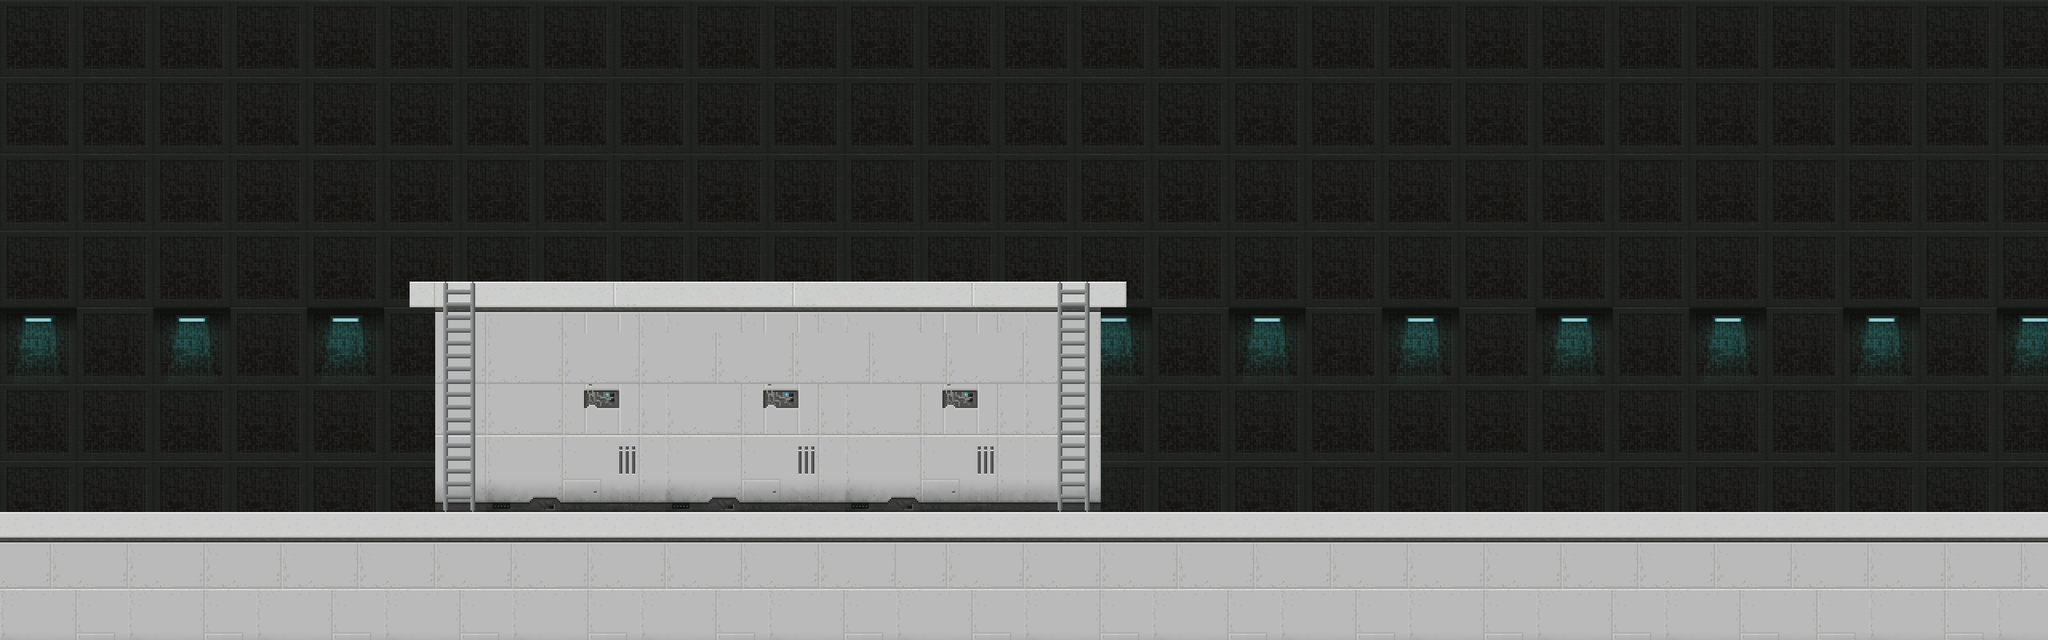

Tiled map render using the project's own tile images. Description and the map definition, with tile-layer contents summarised, below:
An orthogonal 80x25 tile map with 32x32 px tiles, 3 tile layers (Wall, building, front), 1 hidden layer not drawn and 10 objects (5x map, 2x spring, 2x stair, ceil).

<map version="1.0" orientation="orthogonal" renderorder="right-down" width="80" height="25" tilewidth="32" tileheight="32" nextobjectid="46">
 <tileset firstgid="1" name="scifi_platformTiles_32x32" tilewidth="32" tileheight="32" tilecount="805">
  <image source="maps/scifi_platformTiles_32x32.png" width="1120" height="736" />
 </tileset>
 <imagelayer name="BG" visible="0">
  <image source="maps/scifi_platform_BG1.jpg" />
 </imagelayer>
 <layer name="Wall" width="80" height="25">
  <data>[2000 cells, 1680 non-empty, 36 distinct tile ids]</data>
 </layer>
 <layer name="building" width="80" height="25">
  <data>[2000 cells, 242 non-empty, 70 distinct tile ids]</data>
 </layer>
 <objectgroup name="unwalkable">
  <object id="18" name="leftWall" type="map" x="0" y="0">
   <polyline points="0,0 0,640" />
  </object>
  <object id="20" name="rightWall" type="map" x="2560" y="3.55271e-14">
   <polyline points="0,0 0,640" />
  </object>
  <object id="23" name="floor" type="map" x="0" y="640">
   <polyline points="0,0 2560,0" />
  </object>
  <object id="24" name="ceil" type="map" x="0" y="0">
   <polyline points="0,0 2560,0" />
  </object>
  <object id="28" name="floor" type="map" x="512" y="384">
   <polyline points="0,0 0,-32 896,-32 896,0" />
  </object>
  <object id="29" name="ceil" x="640" y="384">
   <polyline points="0,0 640,0" />
  </object>
  <object id="43" name="spring" x="224" y="576" width="64" height="64" />
  <object id="45" name="spring" x="416" y="640">
   <polygon points="0,0 32,-64 64,0" />
  </object>
 </objectgroup>
 <layer name="front" width="80" height="25">
  <data>[2000 cells, 400 non-empty, 19 distinct tile ids]</data>
 </layer>
 <objectgroup name="walkable">
  <object id="30" name="stair" x="544" y="352" width="64" height="288" />
  <object id="31" name="stair" x="1312" y="352" width="64" height="288" />
 </objectgroup>
</map>
